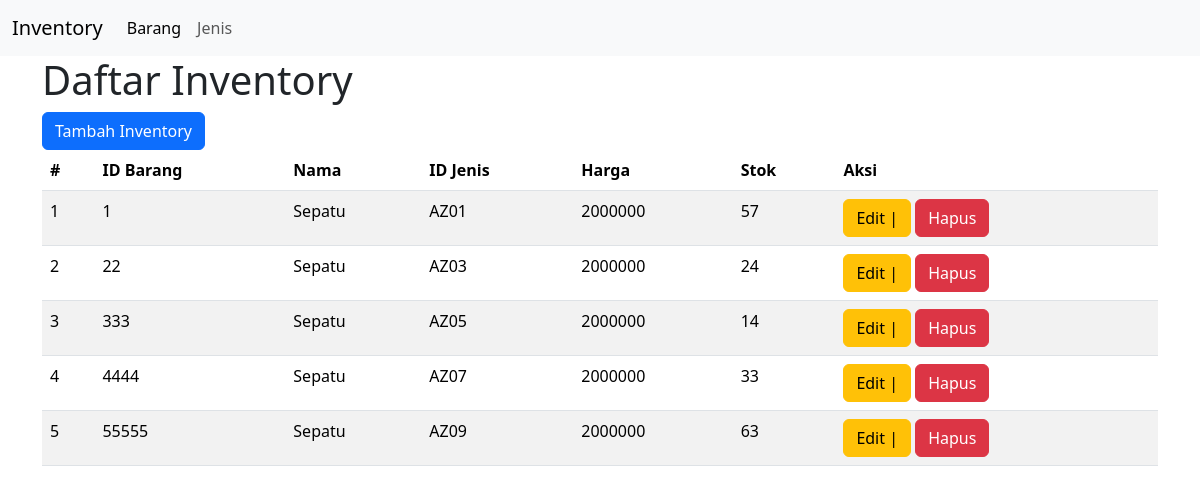
/view/barang/index.php, run on the app's committed database.
### tables this page shows
CREATE TABLE `barang` (
  `id_barang` int NOT NULL,
  `nama` varchar(30) DEFAULT NULL,
  `id_jenis` varchar(20) DEFAULT NULL,
  `harga` int DEFAULT NULL,
  `stok` int DEFAULT NULL
);

### view/barang/index.php (the view, shortened to what this page needs)
<!DOCTYPE html>
<html lang="en">
<head>
    <link rel="stylesheet" href="https://cdn.jsdelivr.net/npm/bootstrap@5.3.3/dist/css/bootstrap.min.css">
</head>
<body>
<nav class="navbar navbar-expand-lg bg-body-tertiary">
  <div class="container-fluid">
    <a class="navbar-brand" href="#">Inventory</a>
    <div class="collapse navbar-collapse" id="navbarSupportedContent">
      <ul class="navbar-nav me-auto mb-2 mb-lg-0">
        <li class="nav-item">
          <a class="nav-link active" aria-current="page" href="http://localhost/db_inventory_zaki/view/barang/#">Barang</a>
        </li>
        <li class="nav-item">
          <a class="nav-link" href="http://localhost/db_inventory_zaki/view/jenis/">Jenis</a>
        </li>
    </div>
  </div>
</nav>
    <div class="container">
    <h1>Daftar Inventory</h1>
    <a href="tambah.php" class="btn btn-primary">Tambah Inventory</a>
    <table class="table table-striped">
  <thead>
    <tr>
    <th >#</th>
      <th >ID Barang</th>
      <th >Nama</th>
      <th >ID Jenis</th>
      <th >Harga</th>
      <th >Stok</th>
      <th >Aksi</th>
    </tr>
  </thead>
  <?php
            include '../../config/koneksi.php';
            $query = mysqli_query($conn,"SELECT * FROM barang");
            $no=1;
            if(mysqli_num_rows($query)){
                while($result=mysqli_fetch_assoc($query)){
                    ?>
                    <tr>
                        <td><?php echo $no ?></td>
                        <td><?php echo $result['id_barang']?></td>
                        <td><?php echo $result['nama']?></td>
                        <td><?php echo $result['id_jenis']?></td>
                        <td><?php echo $result['harga']?></td>
                        <td><?php echo $result['stok']?></td>
                        <td>
                            <a href="edit.php                                                                                                                                                                                                                                                                                                                                                                                                                                                                                                                                                                                                                                                                                                                                                                                                                                                                                                                                                                                                                                                                                   `" class="btn btn-warning">Edit |</a>
                            <a href="" class="btn btn-danger">Hapus</a>
                        </td>
                    </tr>
                <?php
                $no++;
                }
            } else{
                echo "Data kosong";
            }
            ?>
</table>
</div>
</body>
</html>

### data on the page
barang: id_barang "1", nama "Sepatu", id_jenis "AZ01", harga "2000000", stok "57"
barang: id_barang "22", nama "Sepatu", id_jenis "AZ03", harga "2000000", stok "24"
barang: id_barang "333", nama "Sepatu", id_jenis "AZ05", harga "2000000", stok "14"
barang: id_barang "4444", nama "Sepatu", id_jenis "AZ07", harga "2000000", stok "33"
barang: id_barang "55555", nama "Sepatu", id_jenis "AZ09", harga "2000000", stok "63"
